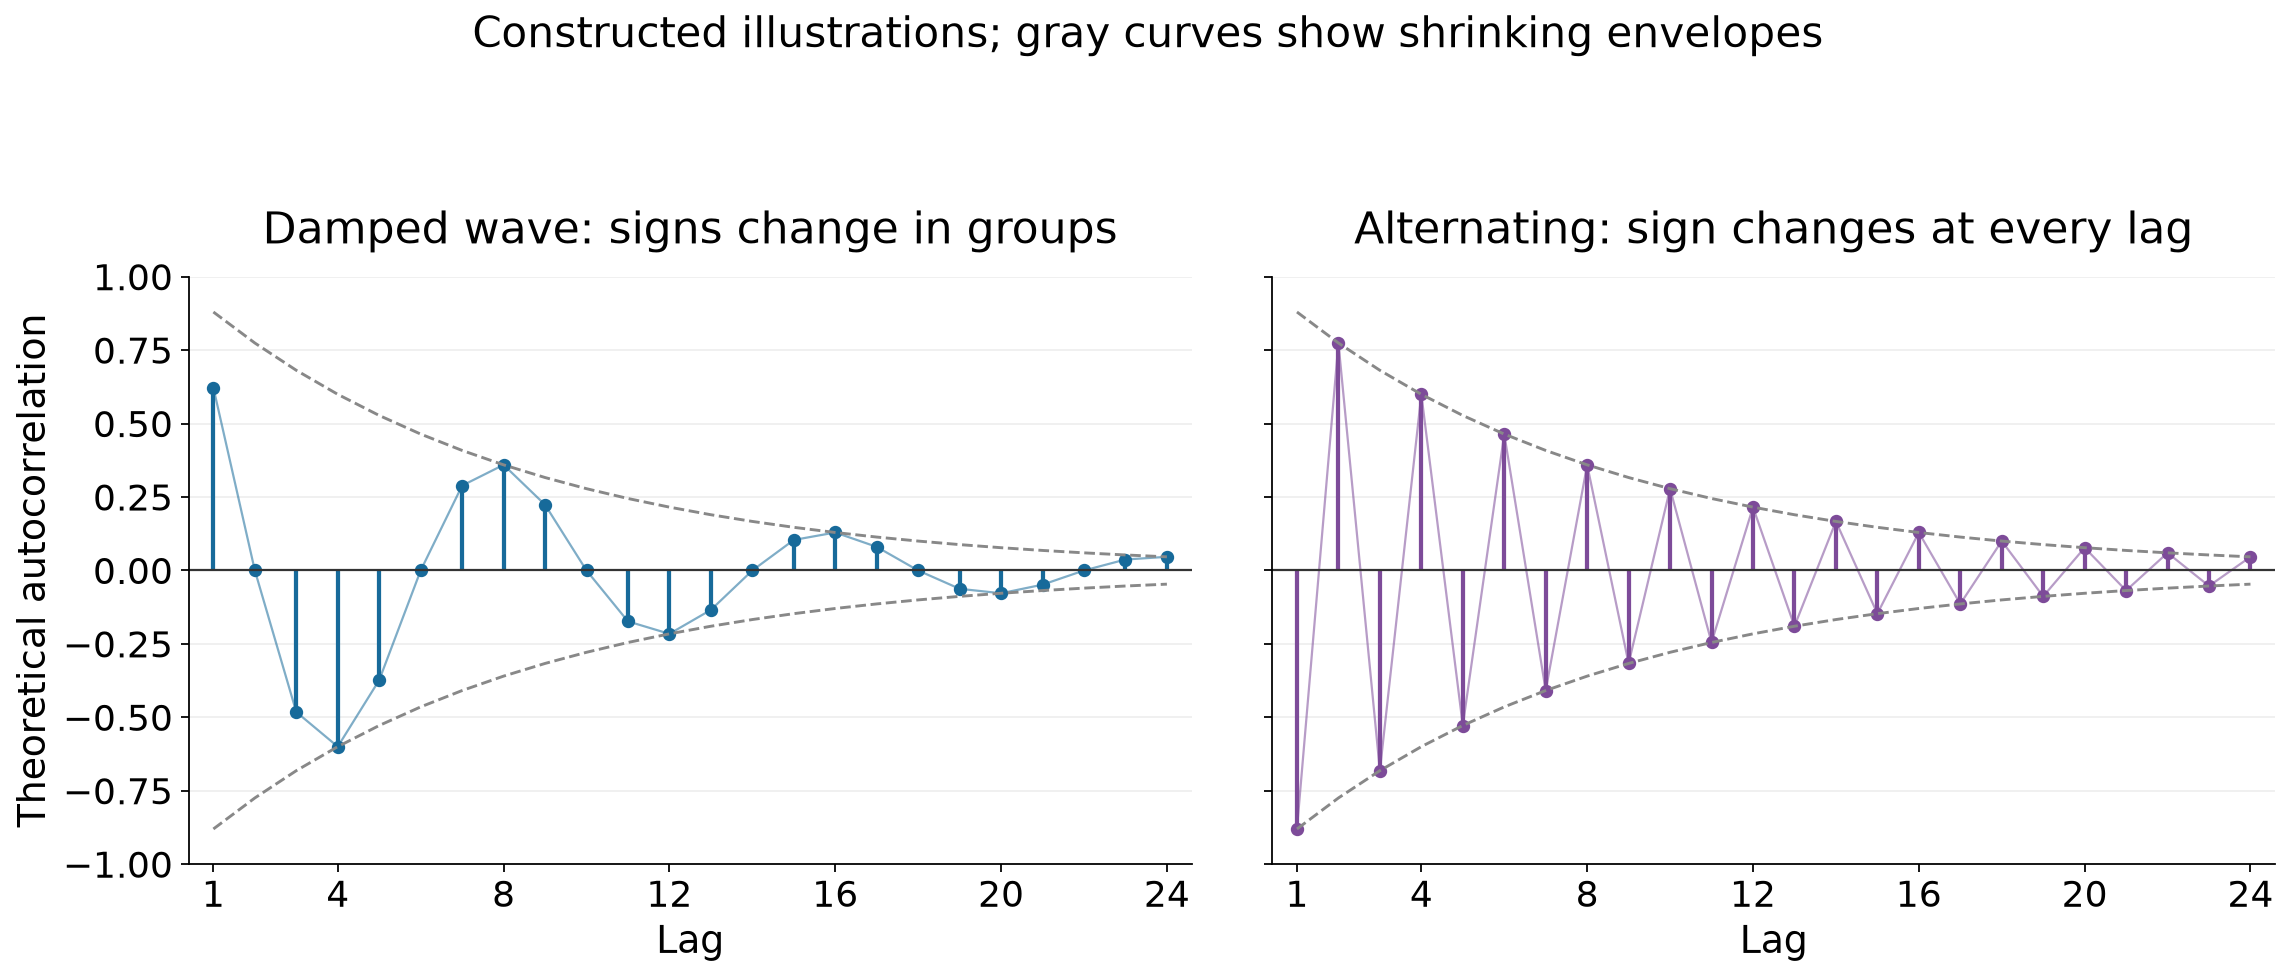

The Python source for this figure:
import json
from pathlib import Path
import matplotlib
matplotlib.use('Agg')
import matplotlib.pyplot as plt
import numpy as np

base=Path(__file__).resolve().parent
lags=np.arange(1,25)
damping=.88
wave=damping**lags*np.cos(np.pi*lags/4)
alternating=(-damping)**lags
result={'type':'Constructed theoretical ACF illustrations, not sales estimates','random_simulation':False,'seed':None,'lags':lags.tolist(),'damping_factor':damping,'wave_formula':'0.88**k * cos(pi*k/4)','alternating_formula':'(-0.88)**k','wave':wave.tolist(),'alternating':alternating.tolist(),'envelope':(damping**lags).tolist()}
(base/'turn09_acf_waves_results.json').write_text(json.dumps(result,indent=2)+'\n')
plt.rcParams.update({'font.size':16,'axes.titlesize':20,'axes.labelsize':17})
fig,axes=plt.subplots(1,2,figsize=(15,6.3),sharex=True,sharey=True)
for ax,values,title,color in [(axes[0],wave,'Damped wave: signs change in groups','#176a9a'),(axes[1],alternating,'Alternating: sign changes at every lag','#7d4b99')]:
    marker,stems,baseline=ax.stem(lags,values,basefmt=' ')
    plt.setp(marker,color=color,markersize=5)
    plt.setp(stems,color=color,linewidth=1.9)
    ax.plot(lags,values,color=color,lw=1,alpha=.55)
    ax.plot(lags,damping**lags,'--',color='#888888',lw=1.3)
    ax.plot(lags,-damping**lags,'--',color='#888888',lw=1.3)
    ax.axhline(0,color='#333333',lw=1)
    ax.set_title(title,pad=15)
    ax.set_xlabel('Lag')
    ax.set_xticks([1,4,8,12,16,20,24])
    ax.set_xlim(.4,24.6)
    ax.set_ylim(-1,1)
    ax.grid(axis='y',alpha=.2)
    ax.spines[['top','right']].set_visible(False)
axes[0].set_ylabel('Theoretical autocorrelation')
fig.suptitle('Constructed illustrations; gray curves show shrinking envelopes',fontsize=19,y=1.01)
fig.tight_layout(pad=2,w_pad=2)
fig.savefig(base/'turn09_acf_waves.png',dpi=160,bbox_inches='tight')
plt.close(fig)
print(json.dumps({key:result[key] for key in ['type','wave_formula','alternating_formula','random_simulation']},indent=2))
